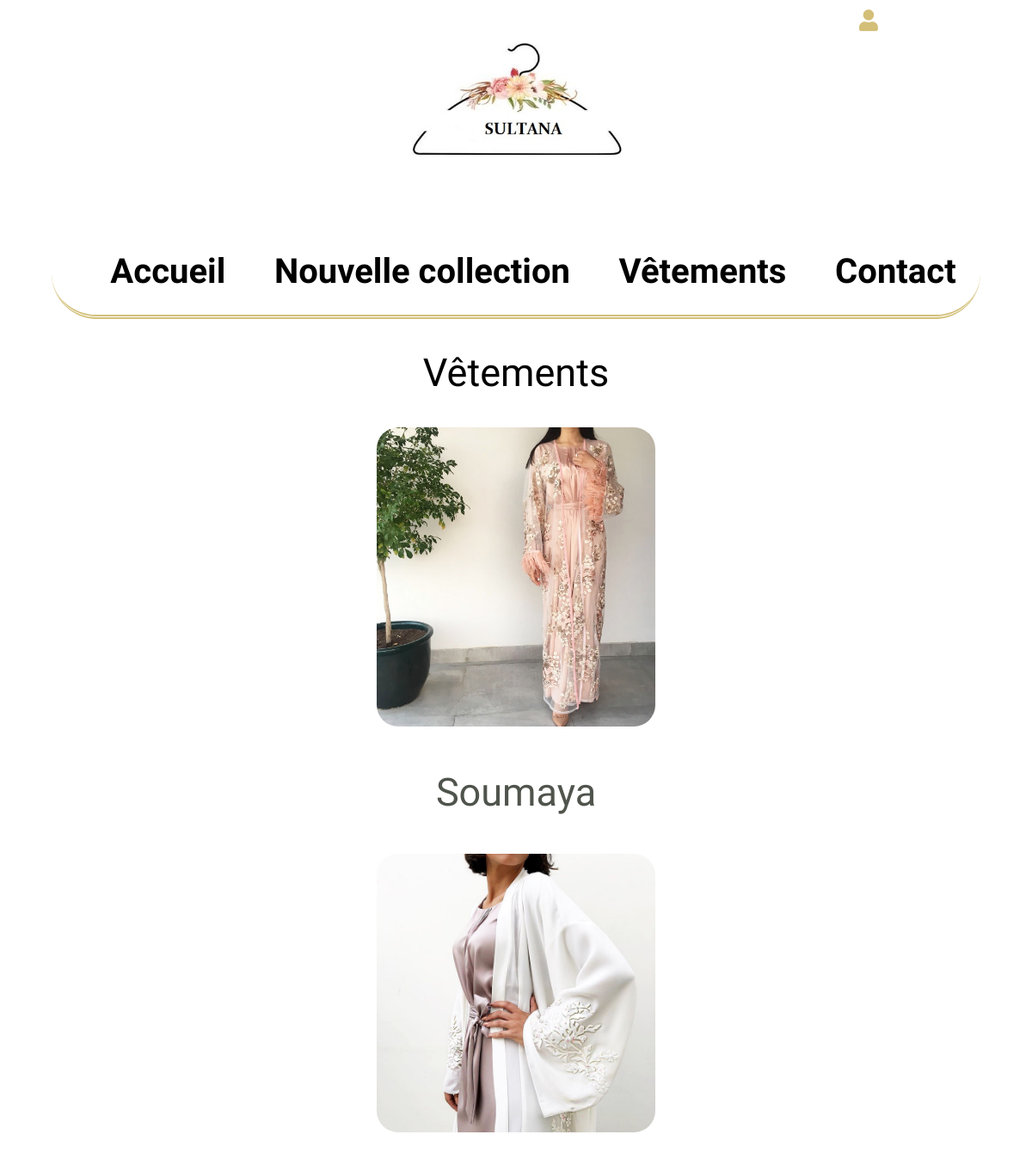
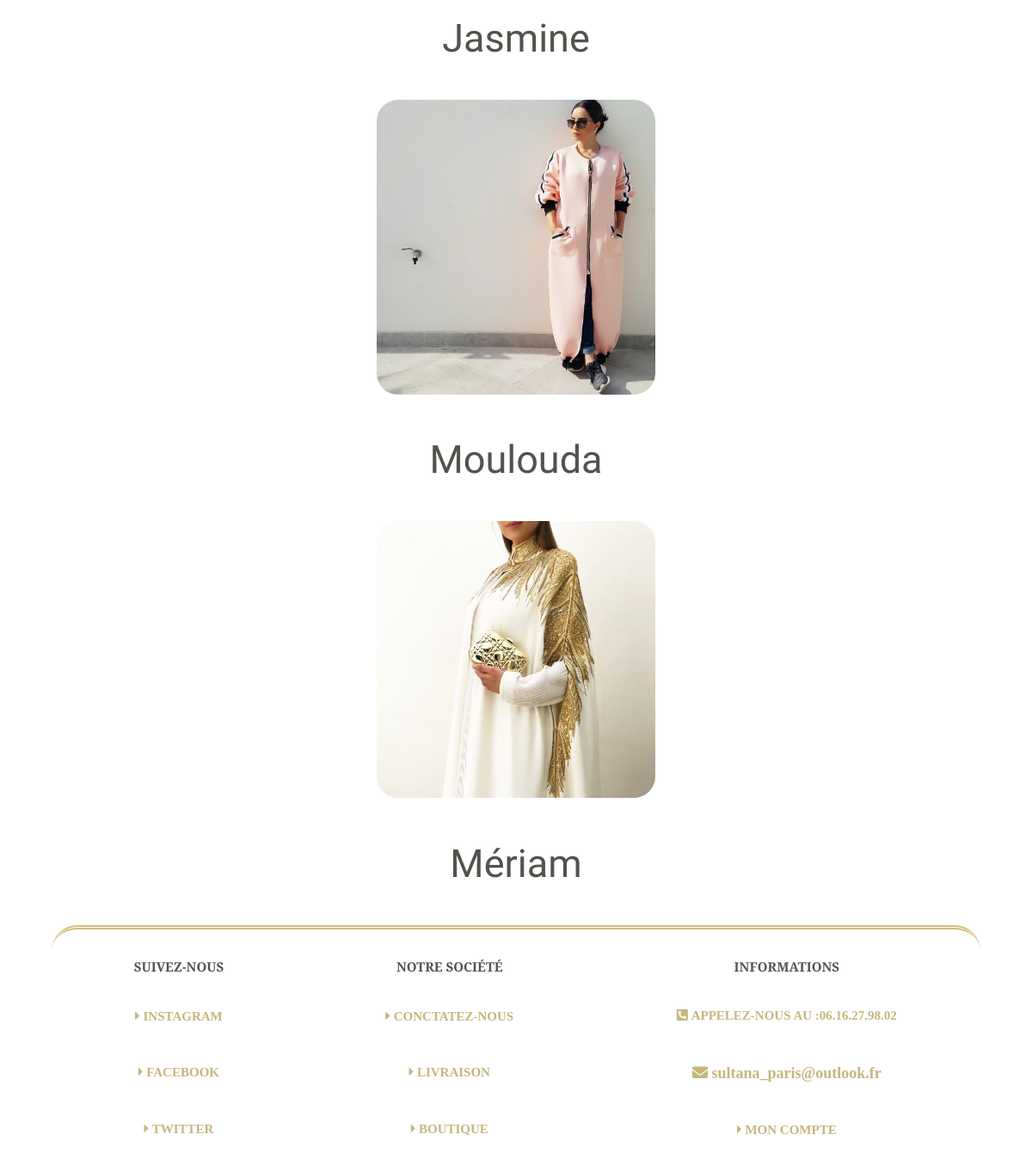
The page /clothes.php on the database its author committed (2 pictures, top to bottom).
### tables this page shows
CREATE TABLE `clothes` (
  `id` int(11) NOT NULL AUTO_INCREMENT PRIMARY KEY,
  `title` varchar(255) NOT NULL,
  `path` varchar(255) NOT NULL,
  `price` int(11) NOT NULL,
  `description` varchar(1000) NOT NULL,
  `is_new` tinyint(1) NOT NULL
) AUTO_INCREMENT=10;

### clothes.php (called while the page is built, shortened)
<?php
    include 'models/getClothes.php';
    include 'template.php';
?>

### models/getClothes.php (called while the page is built)
<?php
    function getClothes()
    {
        $db = connectDB();
        $q = $db->prepare('SELECT * FROM clothes WHERE is_new = 0;');
        $q->execute();
        return $q->fetchAll(PDO::FETCH_ASSOC);
    }
?>

### views/clothesView.phtml (the view)
<section class="clothes_list clear">
    <h2>Vêtements</h2>
    <?php
        $clothes = getClothes();
        foreach ($clothes as $clothe): ?>
            <article>
                <a href="productDetail.php?id=<?php echo $clothe['id'] ?>">
                    <img src="<?php echo $clothe['path'] ?>" alt="<?php echo $clothe['title'] ?>">
                </a>
                <h3><?php echo $clothe['title'] ?></h3>
            </article>
    <?php endforeach; ?>
</section>

### template.php (shortened to what this page needs)
<!DOCTYPE html>
<html lang="fr">
<head>
    <link rel="stylesheet" href="https://use.fontawesome.com/releases/v5.9.0/css/all.css">
    <link rel="stylesheet" href="public/css/normalize.css">
    <link rel="stylesheet" href="public/css/style.css">
    <link rel="stylesheet" href="public/css/flexslider.css" type="text/css">
</head>
<body>
    <div class="container">
        <header>
            <nav class="nav_client">
                <ul>
                    <li>
                        <?php if(isset($_SESSION["logged_in"]) && $_SESSION['logged_in'] == true): ?>
                            <a href="deconnection.php"><i class="fas fa-sign-out-alt"></i></a>
                        <?php else: ?>
                            <a href="login.php"><i class="fas fa-user"></i></a>
                        <?php endif; ?>
                    </li>
                </ul>
            </nav>
            <div class="logo">
                <a href="index.php"><img src="public/images/logo/logo_sultana.jpg" alt="logo"/></a>
            </div>
            <nav class="navigation">
                <ul>
                    <li><a href="index.php">Accueil</a></li>
                    <li><a href="newCollection.php">Nouvelle collection</a></li>
                    <li><a href="clothes.php">Vêtements</a></li>
                    <li><a href="contact.php">Contact</a></li>
                </ul>
            </nav>
        </header>
        <main>
            <?php include $content; ?>
        </main>
        <footer>
            <section class="info">
                <article class="suivez_nous">
                    <h3>Suivez-Nous</h3>
                    <a href="https://www.instagram.com/sultana_paris_75/" target="_blank"><i class="fas fa-caret-right"> Instagram</i></a>
                    <a href="https://www.facebook.com/profile.php?id=100051722821573" target="_blank"><i class="fas fa-caret-right"> Facebook</i></a>
                <a href="https://twitter.com/explore" target="_blank"><i class="fas fa-caret-right"> Twitter</i></a>
                </article>
                <article class="notre_societe">
                    <h3>Notre Société</h3>
                    <a href="contact.php"><i class="fas fa-caret-right"> Conctatez-Nous</i></a>
                    <i class="fas fa-caret-right"> Livraison</i>
                    <a href="contact.php"><i class="fas fa-caret-right"> Boutique</i></a>
                </article>
                <article class="information">
                    <h3>Informations</h3>
                    <i class="fas fa-phone-square-alt"> Appelez-nous au :06.16.27.98.02</i>
                    <i class="fas fa-envelope"> sultana_paris@outlook.fr</i>
                    <a href='login.php'><i class="fas fa-caret-right"> Mon compte</i></a>
                </article>
            </section>
        </footer>
    </div>
</body>
</html>

### public/css/style.css (style rules this page uses)
* { box-sizing: border-box; }
html { font-size: 62.5%; }
body { text-align: center; }
h1, h2 { font-size: 4.5rem; font-family: 'Parisienne', cursive; font-weight: normal; }
ul { list-style-type: none; }
a { text-decoration: none; font-size: 2.5rem; color: #d3bf78; }
.container { max-width: 90%; margin: auto; }
.nav_client ul { display: block; margin-left: auto; width: 300px; }
.navigation { border-bottom: thick double #d3bf78; border-radius: 250px; }
.navigation a { color: black; font-family: 'Parisienne', cursive; font-size: 4rem; font-weight: bold; line-height: 2.5; color: #000000; transition: all 1s ease-out; }
.navigation ul { display: flex; justify-content: space-around; margin: auto; }
.logo { text-align: center; }
.logo img { width:23%; padding-bottom:8rem; }
.info { border-top: thick double #d3bf78; border-radius: 30px; display: flex; justify-content: space-around; align-content: space-evenly; padding: 2.5px 2.3px; padding-top: 2rem; width: 100%; }
article.suivez_nous, .notre_societe, .information { display: grid; }
.info, h3 { color: #4f544c; font-weight: bolder; text-transform: uppercase; font-family: 'Playfair Display', serif; font-size: 1.5rem; }
.info i { color: #c6b67d; padding: 2.5rem 2.0rem; font-size: 1.5rem; transition: all 1s ease-out; }
i.fas.fa-envelope { text-transform: lowercase; font-size: 1.8rem; }
.clothes_list h3 { font-size: 4.5rem; font-family: 'Parisienne', cursive; font-weight : normal; text-transform: capitalize; }
.clothes_list img { width: 30%; border-radius: 25px; }
.clear { clear: both; }

### rows shown on the page
clothes: path (picture), title "Soumaya"
clothes: path (picture), title "Jasmine"
clothes: path (picture), title "Moulouda"
clothes: path (picture), title "Mériam"
